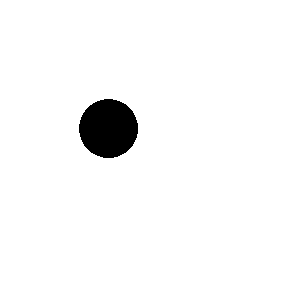
%> input picture model/obs_points.png, 300 x 300 px
$ octave --eval "PotentialFieldGraph;"   (GNU Octave 9; MATLAB toolbox functions it lacks are replaced by stand-ins)
%> lines starting %> are read from the running program, lines starting %| are printed output that depends on the picture; in (x1, y1, x2, y2) boxes, pixels count from 0 and x2, y2 are one past the last pixel; in counts of white or black regions, pixels touching at a corner belong together; the program's own positions count from 1
function PotentialFieldGraph % without any obstacle
% [9 lines of commented-out code are left out]
    map = imread('obs_points.png');
%> map is the input picture: size 300x300x3 uint8; 97% white; 1 black region, box (x1, y1, x2, y2) and area: (79, 99, 138, 158) 2721
    map = rgb2gray(map);
%     img1 = 255-(map-imerode(map,ones(3)));  %???
%     figure;
    imshow(map);
    MapSize = size(map);
%> MapSize = [300 300]
    [X,Y] = meshgrid(1:MapSize(1),1:MapSize(2));
    a_scale = 1;
    dest = [200 200];
    attr_potential = a_scale*sqrt((X-dest(1)).^2+(Y-dest(2)).^2);
    rho = (bwdist(map)/100)+1;
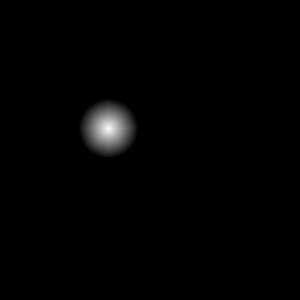
%> rho: size 300x300 single; min 1, max 1.29, mean 1; drawn with min black and max white
    influence = 1.5;
    r_scale = 1000;
    rep_potential = r_scale*((1./rho-1./influence).^2);
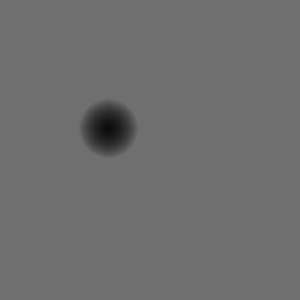
%> rep_potential: size 300x300 single; min 11.25, max 111.1, mean 109.7
    rep_potential(rho>influence) = 0;
    potential_field = attr_potential + rep_potential;
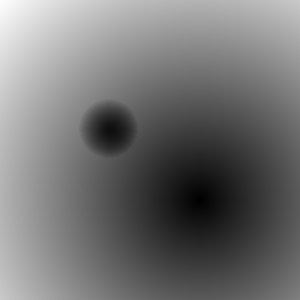
%> potential_field: size 300x300 single; min 111.1, max 392.5, mean 238.6; drawn with min black and max white
    [u,v] = gradient(potential_field);
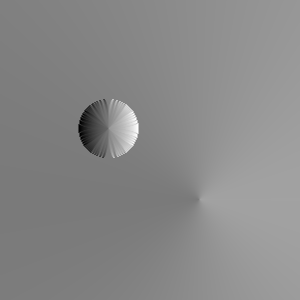
%> u: size 300x300 single; min -7.25, max 5.73, mean -0.282; drawn with min black and max white
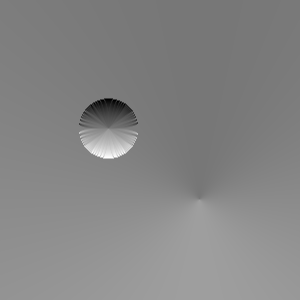
%> v: size 300x300 single; min -7.13, max 5.94, mean -0.282; drawn with min black and max white
%> `PotentialFieldGraph;`:
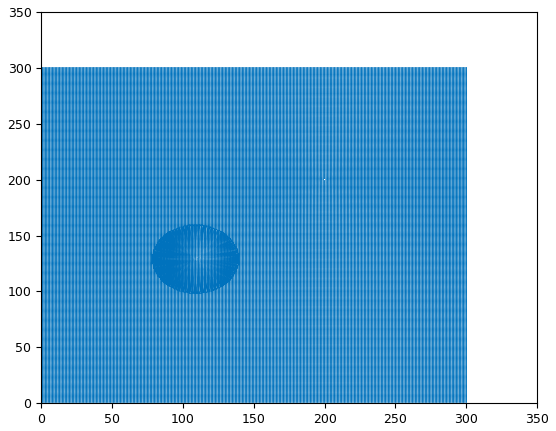
%> figure redrawn from the program's plot data; highest point at x = 200, y = 300.2
    quiver(X,Y,u,v);
end
